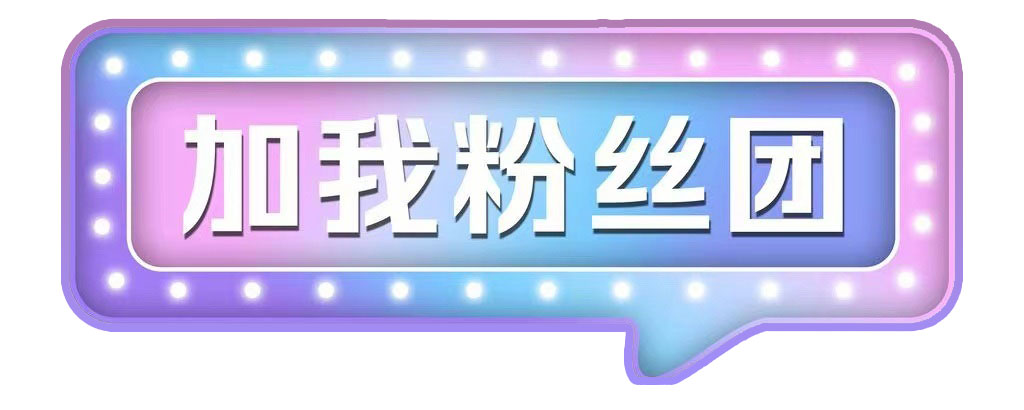
#> input picture opencv/作业/fans.jpeg, 1024 x 410 px
$ python '粉丝灯牌处理.py'
#> lines starting #> are read from the running program, lines starting #| are printed output that depends on the picture; after the words box and inside, x2 and y2 are one past the last pixel; in counts of white or black regions, pixels touching at a corner belong together
import cv2

fans = cv2.imread('fans.jpeg')
#> fans is the input picture: shape (410, 1024, 3); mean B, G, R 237.4, 204.8, 207.3
i_h, i_w, _ = fans.shape
#> i_h = 410; i_w = 1024
fans = cv2.resize(fans,(int(i_w / 5),  int(i_h / 5)))
#> fans: shape (82, 204, 3)
bg = cv2.imread('../testb.jpg')
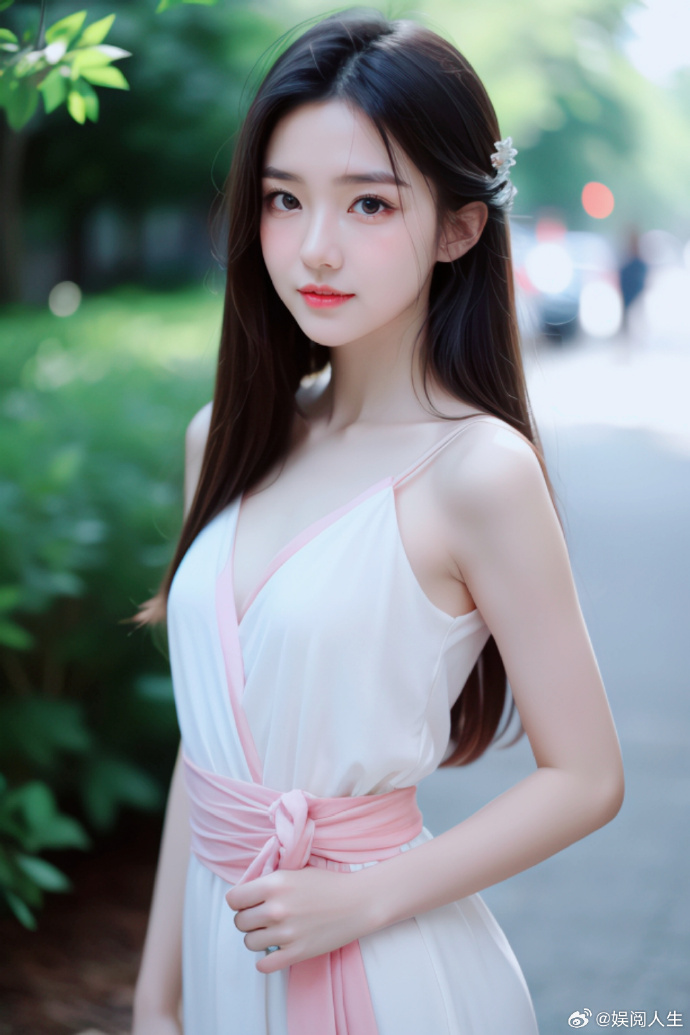
#> input picture opencv/testb.jpg, 690 x 1035 px
#> bg is the input picture: shape (1035, 690, 3); mean B, G, R 140.7, 139.5, 129.2
# 创建灰度图
fans_gray = cv2.cvtColor(fans, cv2.COLOR_BGR2GRAY)
# 创建二值图
_, fans_bin = cv2.threshold(fans_gray, 0, 255, cv2.THRESH_OTSU)
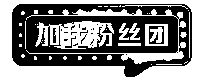
#> fans_bin: shape (82, 204); 54.3% white; 22 black regions (18 under 20 px)
# 最外层轮廓识别
contours, hierarchy = cv2.findContours(fans_bin, cv2.RETR_TREE, cv2.CHAIN_APPROX_NONE)
#> contours = 71 contours, 56 with area under 20; largest, box (x1, y1, x2, y2) and area: (0, 0, 204, 82) 16443, (11, 3, 193, 78) 11502, (35, 21, 114, 49) 1379, (26, 9, 186, 64) 807, (145, 24, 168, 46) 462
print(hierarchy.shape)
#| (1, 71, 4)
# 绘制最外层边框
# 通过RETR_TREE得到粉丝牌外框contourIdex = 1
# 绘制遮罩图
cv2.drawContours(fans_bin, contours, 1, (0, 0, 0), -1, cv2.LINE_AA)
# 取反感兴趣区域
mask = cv2.bitwise_not(fans_bin)
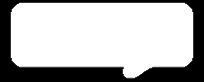
#> mask: shape (82, 204); min 0, max 255, mean 180

bit_and_fans = cv2.bitwise_and(fans, fans, mask=mask)

# 加载人脸识别模型
classifiers = cv2.CascadeClassifier(cv2.data.haarcascades + 'haarcascade_frontalface_default.xml')
# 创建灰度图
bg_gray = cv2.cvtColor(bg, cv2.COLOR_BGR2GRAY)
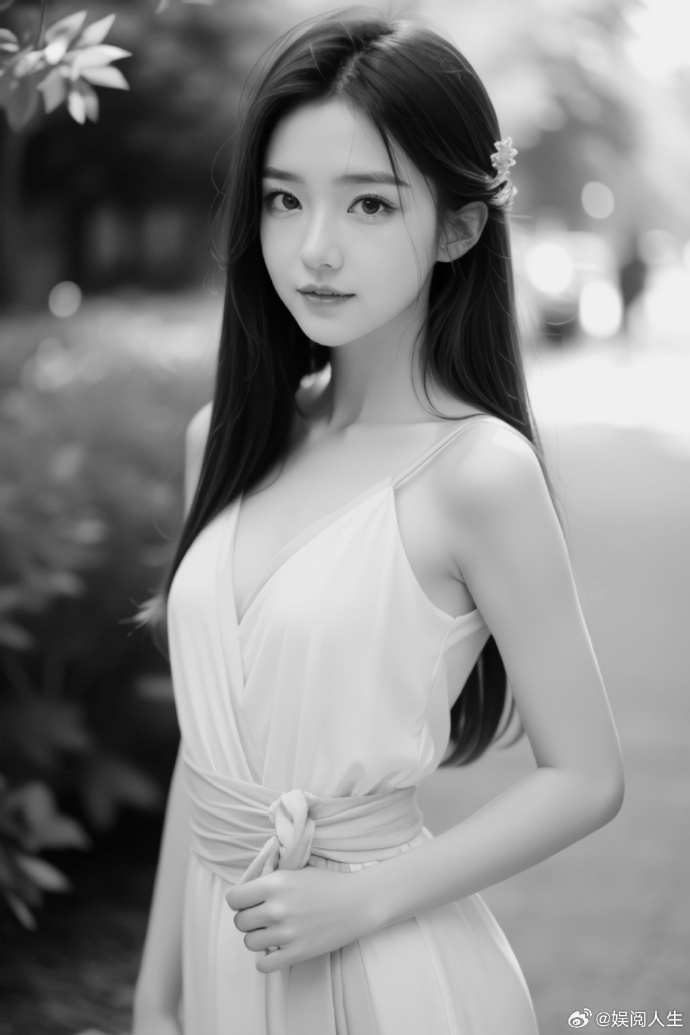
#> bg_gray: shape (1035, 690); min 0, max 255, mean 136.6
# 人脸识别
faces = classifiers.detectMultiScale(bg_gray, 1.1, 5)
#> faces = [[224, 119, 223, 223]]
print(faces)
#| [[224 119 223 223]]

print(mask.shape)
#| (82, 204)
print(fans.shape)
#| (82, 204, 3)

fans_h, fans_w, C = fans.shape
#> fans_h = 82; fans_w = 204; C = 3
(x, y, w, h) = faces[0]
#> x = 224; y = 119; w = 223; h = 223
roi = bg[y - fans_h:y, x:x + fans_w]
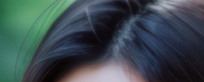
#> roi: shape (82, 204, 3); mean B, G, R 80.3, 76, 60.6
fans_black = cv2.bitwise_and(fans, fans, mask=mask)
roi_black = cv2.bitwise_and(roi, roi, mask=fans_bin)
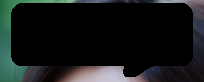
#> roi_black: shape (82, 204, 3); mean B, G, R 25.1, 25.4, 21.9

res = cv2.bitwise_or(fans_black, roi_black)

bg[y - fans_h:y, x:x + fans_w] = res
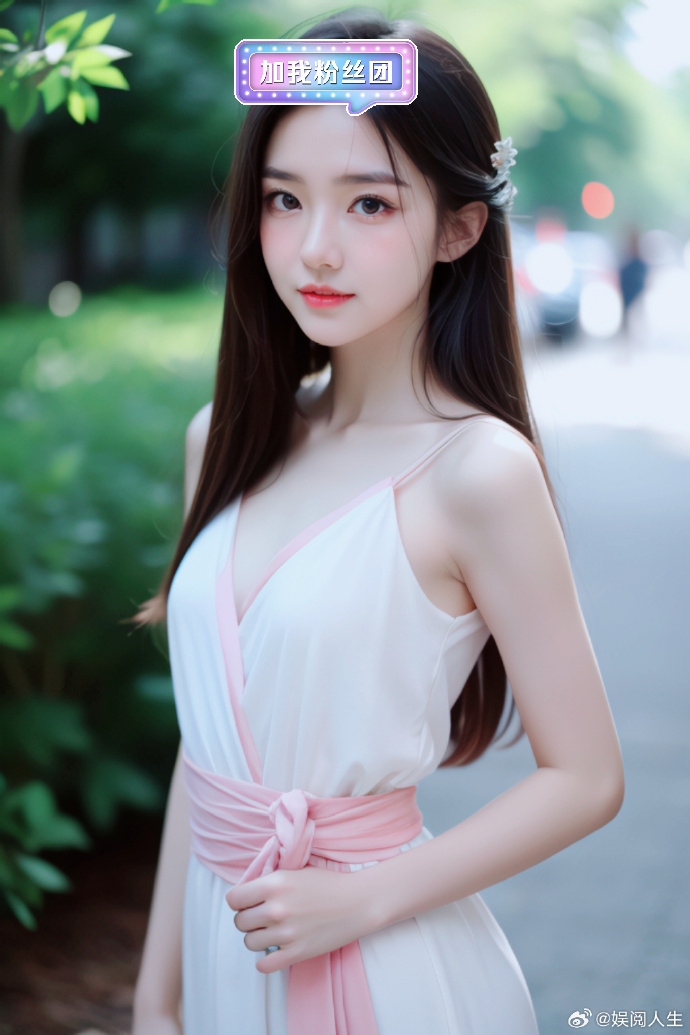
#> bg: shape (1035, 690, 3); 1.71% of pixels changed, all inside (x1, y1, x2, y2) = (234, 39, 418, 116)

cv2.imshow('win', bg)
cv2.waitKey(0)
cv2.destroyAllWindows()
